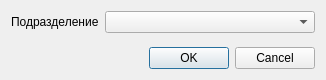
<?xml version="1.0" encoding="UTF-8"?>
<ui version="4.0">
 <class>AttachmentListDialog</class>
 <widget class="QDialog" name="AttachmentListDialog">
  <property name="geometry">
   <rect>
    <x>0</x>
    <y>0</y>
    <width>326</width>
    <height>80</height>
   </rect>
  </property>
  <property name="windowTitle">
   <string>параметры отчета</string>
  </property>
  <layout class="QGridLayout" name="gridLayout">
   <item row="2" column="1">
    <widget class="QDialogButtonBox" name="buttonBox">
     <property name="orientation">
      <enum>Qt::Horizontal</enum>
     </property>
     <property name="standardButtons">
      <set>QDialogButtonBox::Cancel|QDialogButtonBox::Ok</set>
     </property>
    </widget>
   </item>
   <item row="0" column="1">
    <widget class="COrgStructureComboBox" name="cmbOrgStructure"/>
   </item>
   <item row="0" column="0">
    <widget class="QLabel" name="label">
     <property name="text">
      <string>Подразделение</string>
     </property>
    </widget>
   </item>
   <item row="1" column="0" colspan="2">
    <spacer name="verticalSpacer">
     <property name="orientation">
      <enum>Qt::Vertical</enum>
     </property>
     <property name="sizeHint" stdset="0">
      <size>
       <width>20</width>
       <height>40</height>
      </size>
     </property>
    </spacer>
   </item>
  </layout>
 </widget>
 <customwidgets>
  <customwidget>
   <class>COrgStructureComboBox</class>
   <extends>QComboBox</extends>
   <header>Orgs.OrgStructComboBoxes</header>
  </customwidget>
 </customwidgets>
 <resources/>
 <connections>
  <connection>
   <sender>buttonBox</sender>
   <signal>accepted()</signal>
   <receiver>AttachmentListDialog</receiver>
   <slot>accept()</slot>
   <hints>
    <hint type="sourcelabel">
     <x>248</x>
     <y>254</y>
    </hint>
    <hint type="destinationlabel">
     <x>157</x>
     <y>274</y>
    </hint>
   </hints>
  </connection>
  <connection>
   <sender>buttonBox</sender>
   <signal>rejected()</signal>
   <receiver>AttachmentListDialog</receiver>
   <slot>reject()</slot>
   <hints>
    <hint type="sourcelabel">
     <x>316</x>
     <y>260</y>
    </hint>
    <hint type="destinationlabel">
     <x>286</x>
     <y>274</y>
    </hint>
   </hints>
  </connection>
 </connections>
</ui>
